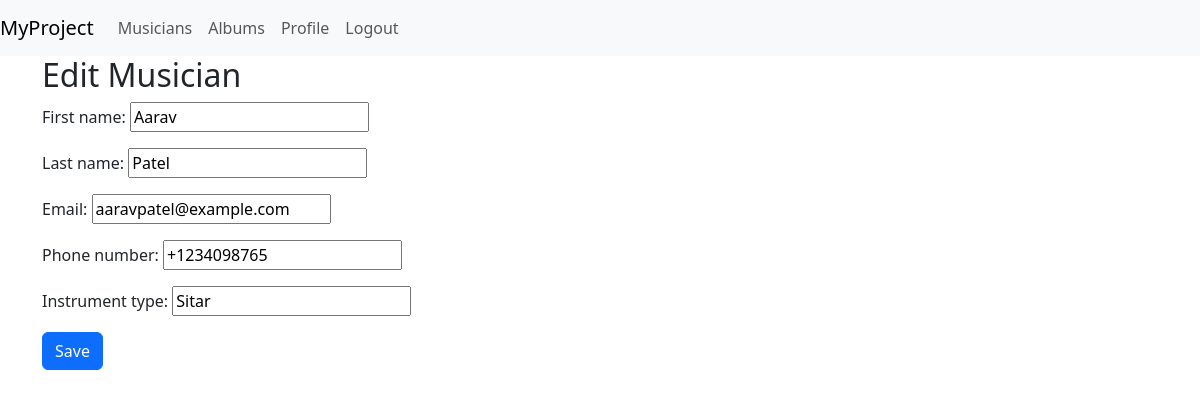
The app's page /musicians/3/edit/ (signed in) with its own data.
### musicians_directory/models.py (models this page shows, shortened)
class Musician(models.Model):
    first_name = models.CharField(max_length=100)
    last_name = models.CharField(max_length=100)
    email = models.EmailField()
    phone_number = models.CharField(max_length=15)
    instrument_type = models.CharField(max_length=100)

### musicians_directory/views.py (the view)
# urls.py: path('musicians/<int:pk>/edit/', MusicianUpdateView.as_view(), name='musician_edit'),
class MusicianUpdateView(LoginRequiredMixin, UpdateView):
    model = Musician
    form_class = MusicianForm
    template_name = 'musician_form.html'
    success_url = reverse_lazy('musician_list')

### musicians_directory/forms.py
class MusicianForm(forms.ModelForm):
    class Meta:
        model = Musician
        fields = ['first_name', 'last_name', 'email', 'phone_number', 'instrument_type']

### musicians_directory/templates/musician_form.html (shortened to what this page needs)
{% extends 'base.html' %}
{% block content %}
<h2>{% if object %}Edit Musician{% else %}Add Musician{% endif %}</h2>
<form method="post" novalidate>
    {{ form.as_p }}
    <button type="submit" class="btn btn-primary">Save</button>
</form>
{% endblock %}

### records on screen
Musician: first_name "Aarav", last_name "Patel", email "aaravpatel@example.com", phone_number "+1234098765", instrument_type "Sitar"
